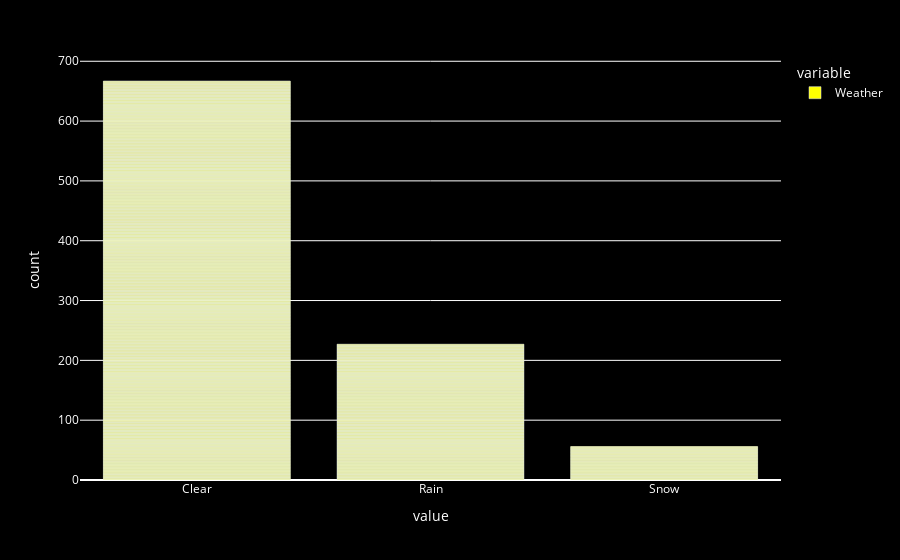

Notebook code cell kept with this figure:
### Code cell
fig=px.bar(df["Weather"], color_discrete_sequence=["#FFFF00"])

# Set the background to black
fig.update_layout(
    plot_bgcolor="black",  # Plot area background
    paper_bgcolor="black", # Outer background
    font_color="white"     # Text color for readability
)

fig.show()

### Figure 1 — Plotly figure (JSON) as saved in the notebook; plotly's stock layout.template omitted (floating-point values rounded to 4 significant figures; data arrays with more than 128 entries replaced by an {"elided": "..."} marker saying what was removed)
{"data": [{"alignmentgroup": "True", "hovertemplate": "variable=Weather<br>value=%{x}<br>count=%{y}<extra></extra>", "legendgroup": "Weather", "marker": {"color": "#FFFF00", "pattern": {"shape": ""}}, "name": "Weather", "offsetgroup": "Weather", "orientation": "v", "showlegend": true, "textposition": "auto", "type": "bar", "x": {"elided": "1000 str values"}, "xaxis": "x", "y": {"elided": "1000 int values"}, "yaxis": "y"}], "layout": {"autosize": true, "barmode": "relative", "font": {"color": "white"}, "legend": {"title": {"text": "variable"}, "tracegroupgap": 0}, "margin": {"t": 60}, "paper_bgcolor": "black", "plot_bgcolor": "black", "xaxis": {"anchor": "y", "autorange": true, "domain": [0, 1], "range": [-0.5, 2.5], "title": {"text": "value"}, "type": "category"}, "yaxis": {"anchor": "x", "autorange": true, "domain": [0, 1], "range": [0, 702.1], "title": {"text": "count"}, "type": "linear"}}}
